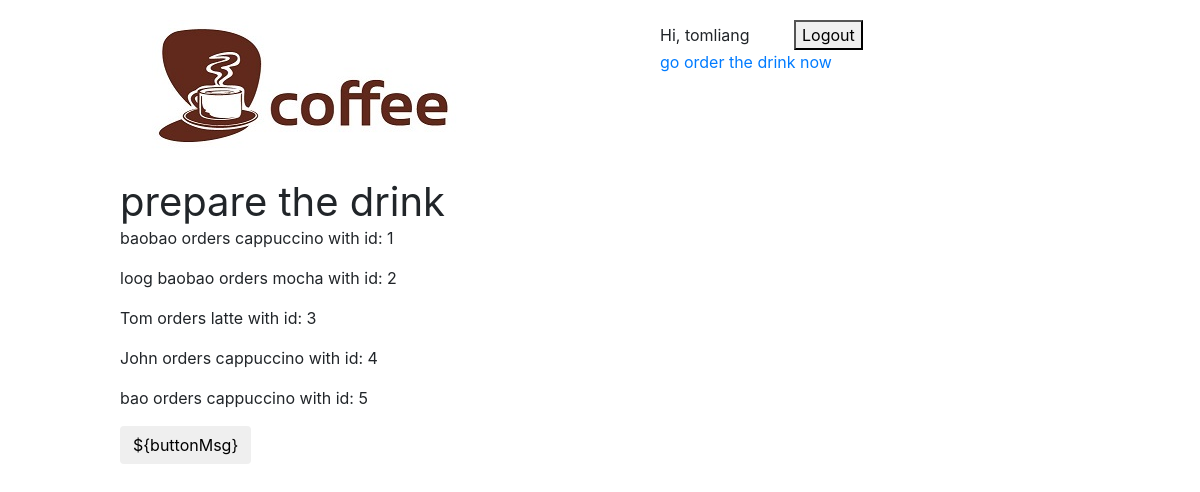
Page /food/prepare/ (signed in) on the committed database.
### food/models.py (models this page shows)
class OrderInstance(models.Model):
    name = models.CharField(max_length=100)
    email = models.EmailField()
    coffee_order = models.CharField(max_length=100)

### food/views.py (the view)
@login_required
@permission_required('food.can_serve', raise_exception=True)
def prepare(request):
    orders = OrderInstance.objects.all()
    return render(request, "food/prepare.html", { 'orders':orders })

### food/templates/food/prepare.html (shortened to what this page needs)
{% extends 'base_layout.html' %}
{% block content %}
<h1>prepare the drink</h1>
{% for order in orders %}
    <p>{{ order.name }} orders {{ order.coffee_order }} with id: {{ order.id }}</p>
{% endfor %}
<div id="vue-app">
    <button type="button" v-on:click="changeButton" class=btn>${buttonMsg}</button>
</div>
{% load static from staticfiles %}
{% endblock %}

### templates/base_layout.html (shortened to what this page needs)
{% load static from staticfiles %}
<!DOCTYPE html>
<html>
    <head>
        <link rel="stylesheet" href="{% static 'bootstrap/css/bootstrap.min.css' %}">
        <link rel="stylesheet" href="{% static 'styles.css' %}">
    </head>
    <body>
        <header class="wrapper">
            <h1><a href="{% url 'food:home' %}"><img src="{% static 'logo.jpg' %}" alt="#" /></a></h1>
            <nav>
                <ul>
                    {% if user.is_authenticated %}
                    <li>Hi, {{ request.user.username }}</li>
                    <li>
                        <form class="logout-link" action="{% url 'accounts:logout' %}" method="post">
                            <button type="submit">Logout</button>
                        </form>
                    </li>
                    <li><a href="{% url 'food:order' %}" class="highlight">go order the drink now</a></li>
                    {% else %}
                    <li><a href="{% url 'accounts:login' %}">Login</a></li>
                    <li><a href="{% url 'accounts:signup' %}">Signup</a></li>
                    {% endif %}
                </ul>
            </nav>
        </header>
        <div class="wrapper">
            {% block content %}
            {% endblock %}
        </div>
    </body>
</html>

### assets/styles.css (style rules this page uses)
nav li { display: inline-block; list-style-type: none; margin-left: 20px; margin-right: 20px; }
header { display: grid; grid-template-columns: 1fr 1fr; padding: 20px 0; }
nav { justify-self: end; }
h1, h2, h3, h4, h5 { font-weight: normal; margin: 0; }
.wrapper { max-width: 960px; margin: 0 auto; }

### rows in the picture
OrderInstance: name "baobao", coffee_order "cappuccino", id "1"
OrderInstance: name "loog baobao", coffee_order "mocha", id "2"
OrderInstance: name "Tom", coffee_order "latte", id "3"
OrderInstance: name "John", coffee_order "cappuccino", id "4"
OrderInstance: name "bao", coffee_order "cappuccino", id "5"

### other values in the picture
{{ request.user.username }} "tomliang"
